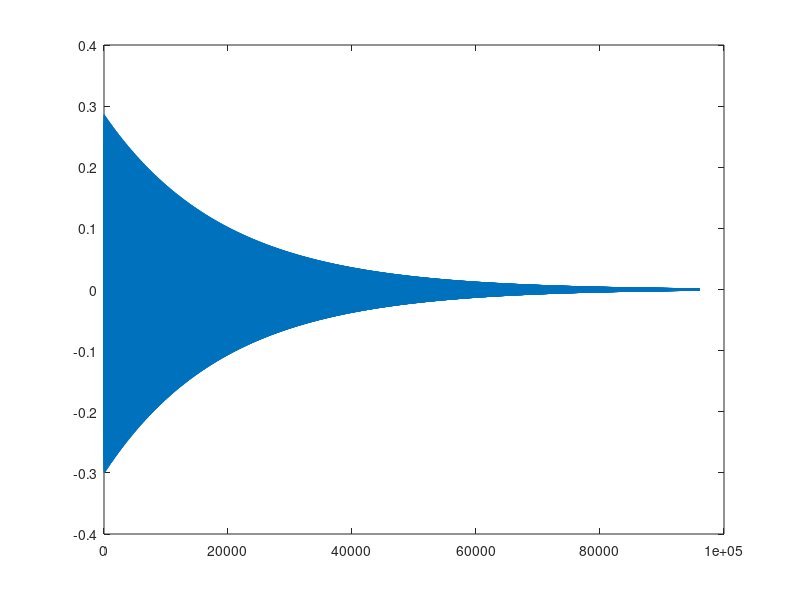

Write MATLAB code to recreate this figure.
clc; clear all; close all;

tons = {'C3', 'D3', 'E3', 'F3', 'G3', 'A3', 'B3'};
Frequencias_Tons = {262, 294, 330, 349, 392, 440, 494};

for escolha = 1:7

    tom = Frequencias_Tons{escolha};
    Fs = 48000;
    alpha = 0.995; %Decaimento
    tempo = 2; %segundos
    volume = 30; %0 para nenhum volume e 100 para volume máximo

    % Calcula o tamanho do buffer em amostras
    buffer_size = round(Fs / tom);

    % Inicializa o buffer com valores aleatórios
    buffer = rand(1, buffer_size);

    % Variáveis para o loop
    output = zeros(1, round(Fs * tempo));
    read_index = 1;

    % Loop principal
    for i = 1:length(output)
        output(i) = (-1)^i*buffer(read_index);
        buffer(read_index) = ((buffer(read_index) + buffer(mod(read_index, buffer_size) + 1)) * alpha / 2);
        read_index = mod(read_index, buffer_size) + 1;
    end

    % Normaliza o output para estar no intervalo [-1, 1]
    output = output / max(abs(output));
    output = output * volume/100;

    for i = buffer_size+1:buffer_size:(Fs*tempo-buffer_size)
        for j = 0:buffer_size
            output(i + j) = alpha^(i/buffer_size) * output(j+1);
        end
    end

    sound(output, Fs)

    plot(output);
 
end
